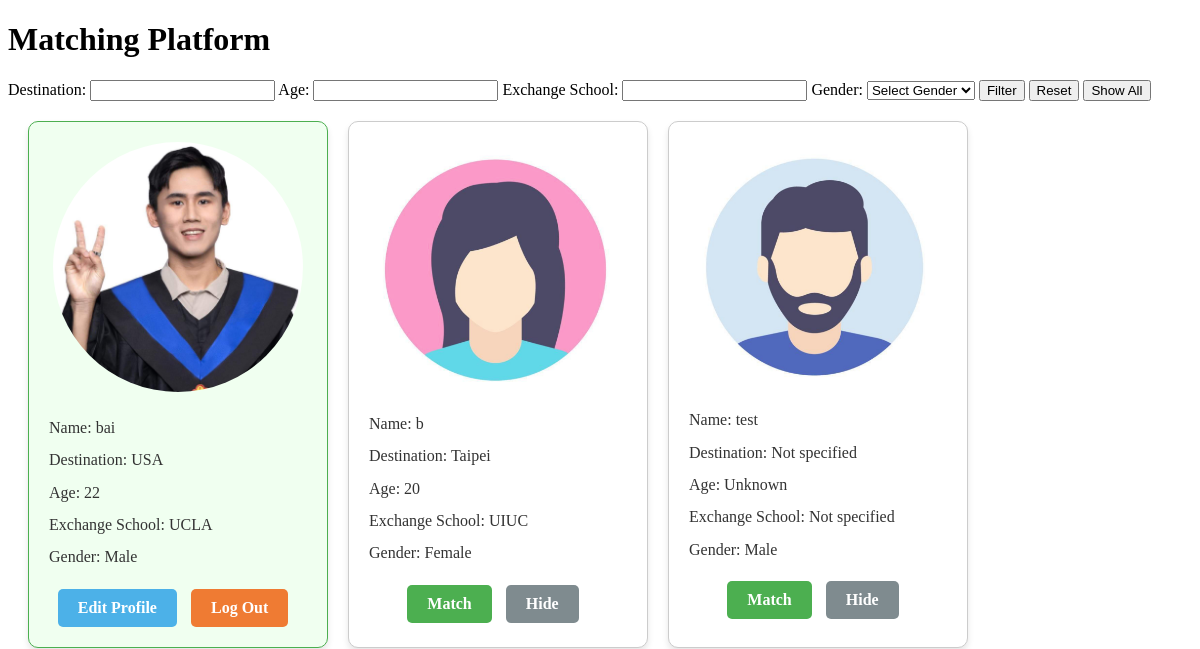
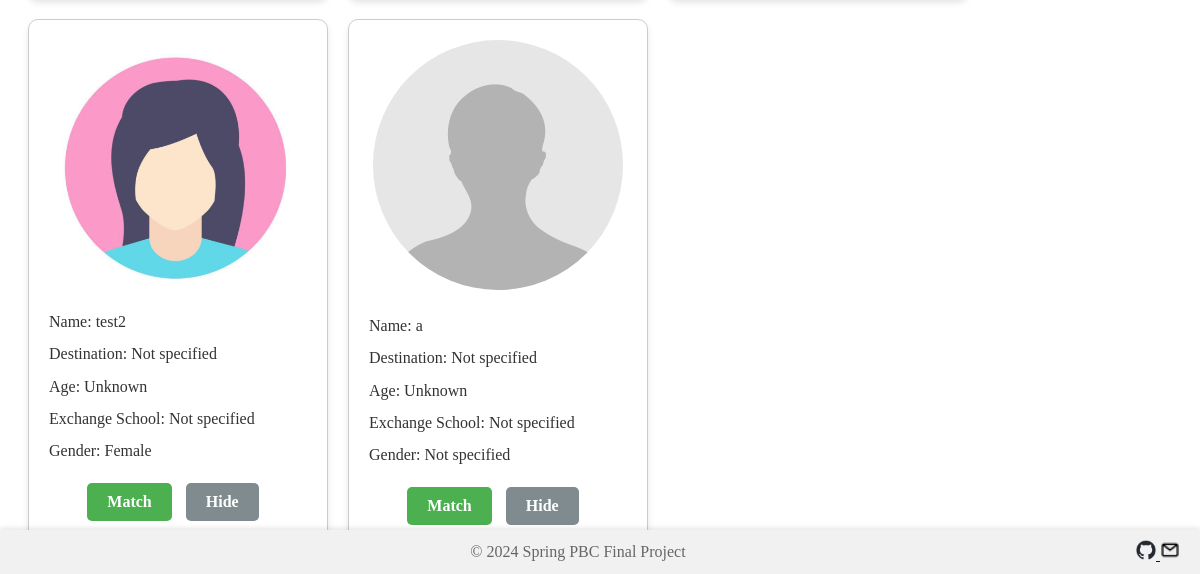
The page /bai/matching/ (signed in) on the database as committed earlier (2 pictures, top to bottom).
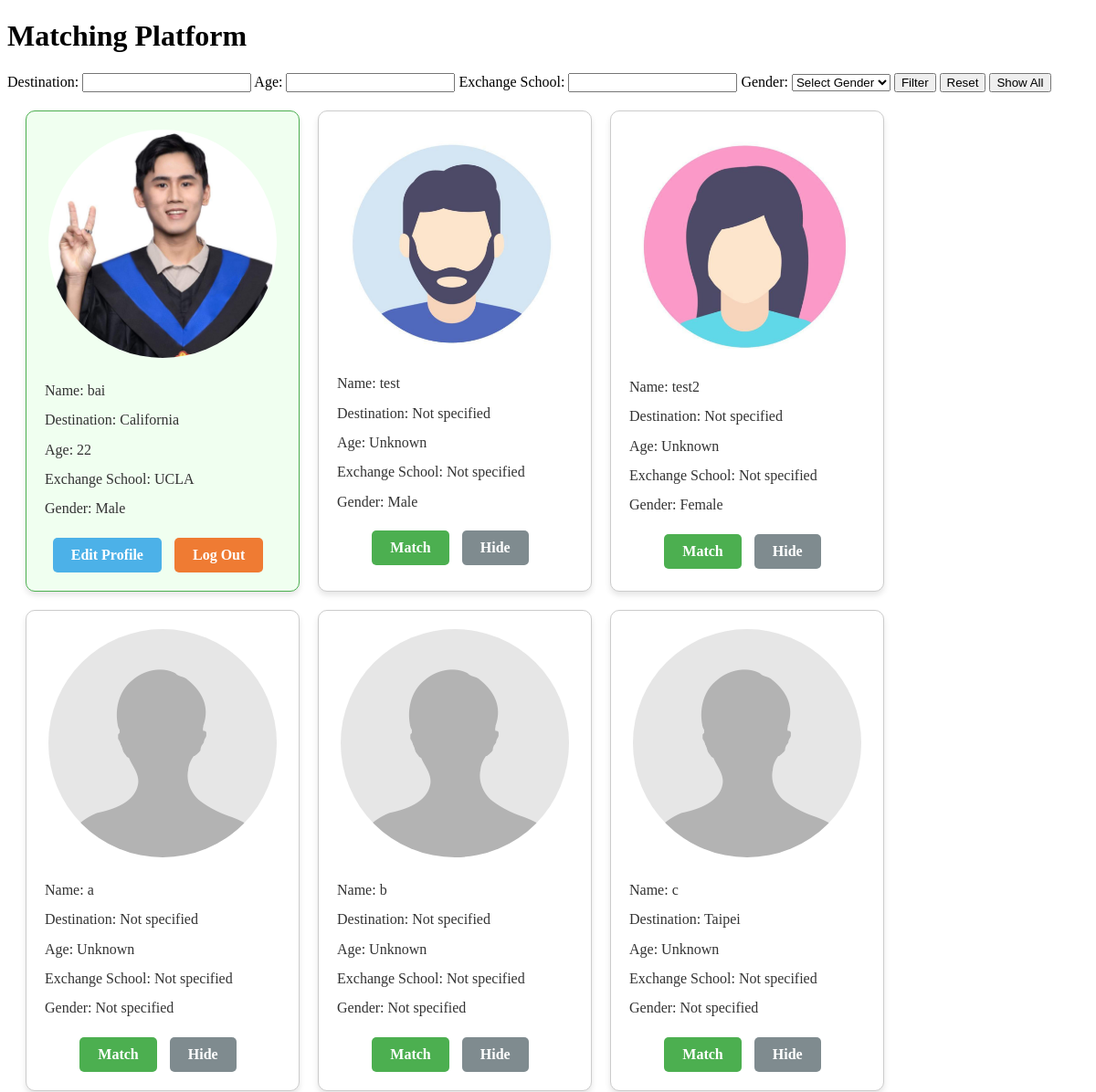
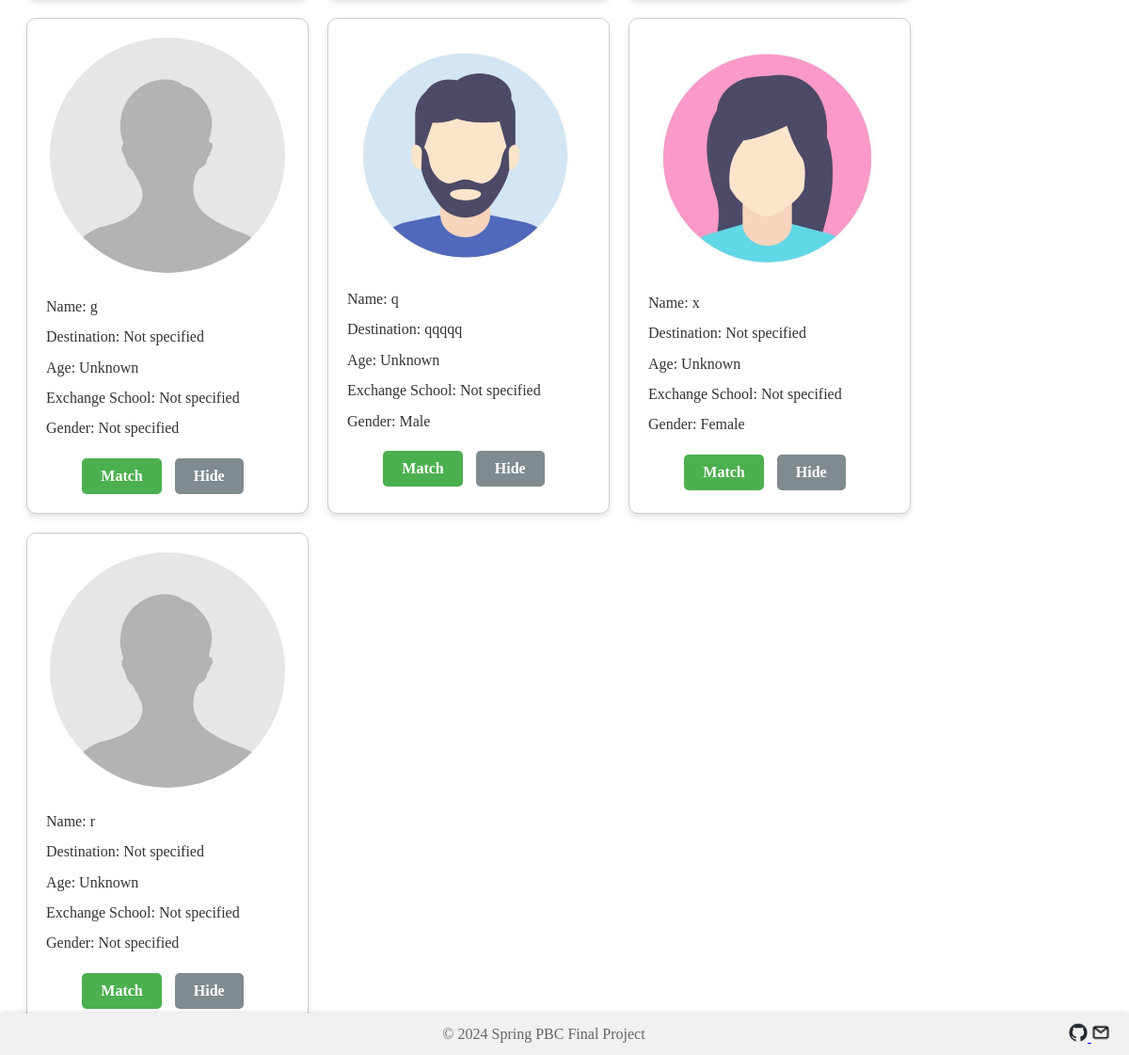
The same page on the database as committed later (2 pictures, top to bottom).
### login/models.py (models this page shows, shortened)
class UserProfile(models.Model):
    user = models.OneToOneField(User, on_delete=models.CASCADE)
    nation = models.CharField(max_length=100, blank=True, null=True)
    destination = models.CharField(max_length=100, blank=True, null=True)
    age = models.PositiveIntegerField(blank=True, null=True)
    exchange_school = models.CharField(max_length=100, blank=True, null=True)
    start_date = models.DateField(null=True, blank=True)
    end_date = models.DateField(null=True, blank=True)
    gender = models.CharField(max_length=1, choices=(('M', 'Male'), ('F', 'Female')), blank=True, null=True)
    instagram = models.CharField(max_length=100, blank=True, null=True)
    facebook = models.CharField(max_length=100, blank=True, null=True)
    other_social_media = models.CharField(max_length=100, blank=True, null=True)
    avatar = models.ImageField(upload_to='avatars/', blank=True, null=True)

### login/views.py (the view)
# urls.py: path('<str:username>/matching/', user_matching, name='user_matching'),
@login_required
def user_matching(request, username):
    user = get_object_or_404(User, username=username)
    if request.user != user:
        return render(request, 'errors/403.html', status=403)
    hidden_profiles = HiddenProfile.objects.filter(user=user).values_list('hidden_user__id', flat=True)
    profiles = UserProfile.objects.exclude(user__in=hidden_profiles)
    profiles = UserProfile.objects.exclude(user=user)
    profiles = profiles.annotate(
        total_hide_count=models.Sum(
            models.Case(
                models.When(hidden_profile__in=HiddenProfile.objects.filter(hidden_user=models.OuterRef('pk')), then='hidden_profile__hide_count'),
                default=0,
                output_field=models.IntegerField()
            )
        )
    ).order_by('total_hide_count')
    current_user_profile = UserProfile.objects.get(user=user)
    return render(request, 'matching.html', {
        'profiles': profiles,
        'current_user_profile': current_user_profile
    })

### templates/matching.html (shortened to what this page needs)
{% load static %}
<!DOCTYPE html>
<html>
<head>
    <link rel="stylesheet" href="{% static 'css/footer.css' %}">
    <link rel="stylesheet" href="{% static 'css/matching.css' %}">
</head>
<body>
    <h1>Matching Platform</h1>
    <form method="POST" action="{% url 'filter_function' %}">
        <label for="destination">Destination:</label>
        <input type="text" id="destination" name="destination">
        <label for="age">Age:</label>
        <input type="number" id="age" name="age">
        <label for="exchange_school">Exchange School:</label>
        <input type="text" id="exchange_school" name="exchange_school">
        <label for="gender">Gender:</label>
        <select id="gender" name="gender">
            <option value="">Select Gender</option>
        </select>
        <button type="submit">Filter</button>
        <button type="reset">Reset</button>
        <form method="GET" action="{% url 'show_all_profiles' %}">
            <button type="submit">Show All</button>
    </form>
    <div class="profile-container">
        <div class="profile current-user">
            {% if current_user_profile.avatar %}
                <img src="{{ current_user_profile.avatar.url }}" alt="Profile Picture">
            {% endif %}
            <p>Name: {{ current_user_profile.user.username }}</p>
            <p>Destination: {{ current_user_profile.destination|default_if_none:"Not specified" }}</p>
            <p>Age: {{ current_user_profile.age|default_if_none:"Unknown" }}</p>
            <p>Exchange School: {{ current_user_profile.exchange_school|default_if_none:"Not specified" }}</p>
            <p>Gender: {{ current_user_profile.get_gender_display|default_if_none:"Not specified" }}</p>
            <div>
                <a href="{% url 'update_profile' %}" class="button edit-profile">Edit Profile</a>
                <a href="{% url 'login' %}" class="button log-out">Log Out</a>
            </div>
        </div>
        {% for profile in profiles %}
        <div class="profile">
            {% if profile.avatar %}
                <img src="{{ profile.avatar.url }}" alt="Profile Picture">
            {% else %}
                {% if profile.gender == 'M' %}
                    <img src="{% static 'images/male.png' %}" alt="Default Male Avatar">
                {% elif profile.gender == 'F' %}
                    <img src="{% static 'images/female.png' %}" alt="Default Female Avatar">
                {% else %}
                    <img src="{% static 'images/neutral.jpg' %}" alt="Default Neutral Avatar">
                {% endif %}
            {% endif %}
            <p>Name: {{ profile.user.username }}</p>
            <p>Destination: {{ profile.destination|default_if_none:"Not specified" }}</p>
            <p>Age: {{ profile.age|default_if_none:"Unknown" }}</p>
            <p>Exchange School: {{ profile.exchange_school|default_if_none:"Not specified" }}</p>
            <p>Gender: {{ profile.get_gender_display|default_if_none:"Not specified" }}</p>
            <div>
                <a href="{% url 'login' %}" class="button matching">Match</a>
                <a href="{% url 'hide_profile' profile.user.username %}" class="button hide" onclick="return confirm('Are you sure you want to hide this profile?');">Hide</a>
            </div>
        </div>
        {% empty %}
        <p>No profiles found.</p>
        {% endfor %}
</body>
</html>
<footer>
    <div class="footer-container">
        <div class="footer-text">© 2024 Spring PBC Final Project</div>
        <div class="footer-icon">
            <a href="https://github.com/Bai1026/PBC_Final_Project/tree/main" target="_blank">
                <img src="{% static 'images/github.png' %}" alt="Our GitHub" style="width:20px; height:20px;">
            </a>
            <a href="mailto:b09602017@ntu.edu.tw" target="_blank">
                <img src="{% static 'images/email.png' %}" alt="Our GitHub" style="width:20px; height:20px;">
            </a>
        </div>
    </div>
</footer>

### myproject/static/css/footer.css (style rules this page uses)
footer { position: fixed; left: 0; bottom: 0; width: 100%; background-color: #f1f1f1; color: #666; text-align: center; padding: 10px 0; box-shadow: 0 -2px 5px rgba(0,0,0,0.1); }
.footer-container { display: flex; justify-content: space-between; align-items: center; padding: 0 20px; }
.footer-text { flex-grow: 1; text-align: center; }
.footer-icon { flex-grow: 0; }
.footer-icon a img { width: 24px; }

### myproject/static/css/matching.css (style rules this page uses)
.profile-container { display: flex; flex-wrap: wrap; flex-direction: row; gap: 20px; padding: 20px; }
.profile { background-color: #ffffff; border: 1px solid #ccc; border-radius: 10px; box-shadow: 0 4px 6px rgba(0, 0, 0, 0.1); padding: 20px; width: 300px; box-sizing: border-box; display: flex; flex-direction: column; align-items: center; text-align: start; }
.profile img { width: 250px; border-radius: 50%; object-fit: cover; margin-bottom: 20px; }
.profile p { margin: 5px 0; color: #333; line-height: 1.4; font-size: 16px; width: 100%; margin-bottom: 5px; }
.current-user { border-color: #4CAF50; background-color: #f0fff0; }
.button { display: inline-block; padding: 10px 20px; text-decoration: none; border-radius: 5px; transition: background-color 0.3s; color: white; font-weight: bold; margin-right: 10px; margin-top: 15px; }
.matching { background-color: #4CAF50; }
.hide { background-color: #7f8b8f; }
.edit-profile { background-color: #4cb1e8; }
.log-out { background-color: #ef7b33; }

Rows that differ between the two databases and show on the page:
removed UserProfile: user.username "b", destination "Taipei", age "20", exchange_school "UIUC", gender "Female"
changed UserProfile "UCLA": destination "USA" → "California"
added UserProfile: user.username "b", destination "Not specified", age "Unknown", exchange_school "Not specified", gender "Not specified"
added UserProfile: user.username "c", destination "Taipei", age "Unknown", exchange_school "Not specified", gender "Not specified"
added UserProfile: user.username "g", destination "Not specified", age "Unknown", exchange_school "Not specified", gender "Not specified"
added UserProfile: user.username "q", destination "qqqqq", age "Unknown", exchange_school "Not specified", gender "Male"
added UserProfile: user.username "x", destination "Not specified", age "Unknown", exchange_school "Not specified", gender "Female"
added UserProfile: user.username "r", destination "Not specified", age "Unknown", exchange_school "Not specified", gender "Not specified"
